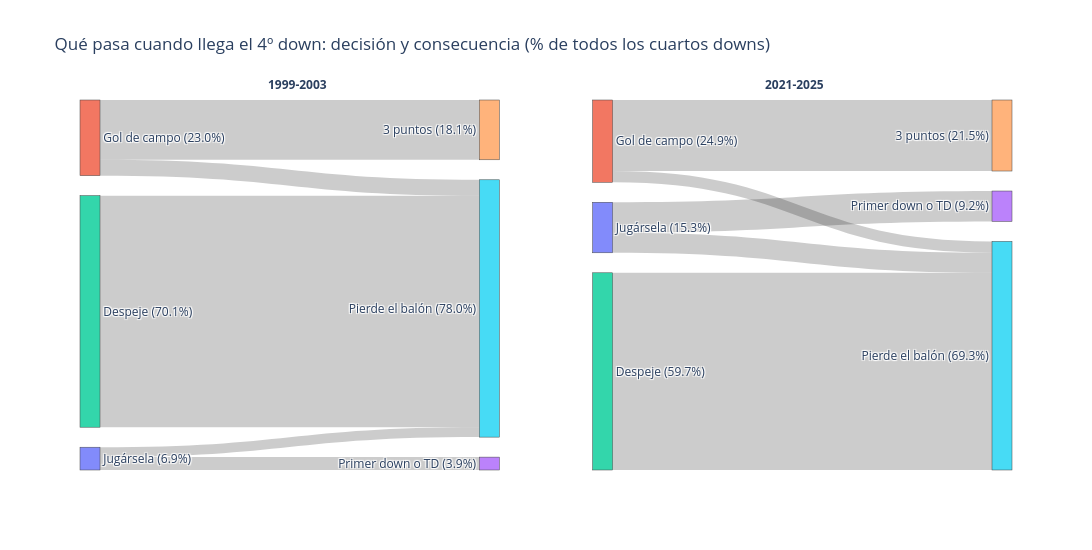

This figure's notebook cell:
### Markdown cell above
## 4. ¿Qué consecuencias tuvo? Qué pasa cuando llega el 4º down

La última pregunta del capítulo es qué cambió en el **resultado** de los cuartos downs. Para responderla se usa un **diagrama de Sankey** (o diagrama de flujo), que muestra cómo se reparten las decisiones y en qué terminan.

**Cómo leer el diagrama:**

- **A la izquierda**, las tres decisiones posibles, con el porcentaje de cuartos downs en que se tomó cada una.
- **A la derecha**, las tres consecuencias posibles:
  - **Primer down o TD:** el equipo se la jugó y lo consiguió, así que conserva el balón (o anota).
  - **3 puntos:** el gol de campo entró.
  - **Pierde el balón:** el despeje (que siempre entrega el balón al rival), el gol de campo fallado o la apuesta fallida.
- **El grosor de cada flujo** es proporcional al porcentaje de cuartos downs que siguen ese camino.

Se comparan las cinco primeras temporadas (1999-2003) con las cinco últimas (2021-2025), con el mismo filtro de partido normal del resto del capítulo. Al pasar el ratón por encima de un flujo se ve su porcentaje exacto.

### Code cell
convertido = (cuarto["fourth_down_converted"] == 1) | ((cuarto["touchdown"] == 1) & (cuarto["td_team"] == cuarto["posteam"]))
cuarto["consecuencia"] = np.select(
    [cuarto["se_la_juega"] & convertido,
     (cuarto["decision"] == "Gol de campo") & (cuarto["field_goal_result"] == "made")],
    ["Primer down o TD", "3 puntos"], default="Pierde el balón")

origenes = ["Jugársela", "Gol de campo", "Despeje"]
destinos = ["Primer down o TD", "3 puntos", "Pierde el balón"]
periodos_sankey = {"1999-2003": (1999, 2003), "2021-2025": (2021, 2025)}

fig = go.Figure()
for i, (nombre, (inicio, fin)) in enumerate(periodos_sankey.items()):
    d = cuarto[cuarto["season"].between(inicio, fin)]
    tabla_flujos = pd.crosstab(d["decision"], d["consecuencia"], normalize="all") * 100
    tabla_flujos = tabla_flujos.reindex(index=origenes, columns=destinos, fill_value=0)

    etiquetas = ([f"{o} ({tabla_flujos.loc[o].sum():.1f}%)" for o in origenes]
                 + [f"{c} ({tabla_flujos[c].sum():.1f}%)" for c in destinos])
    fuente, destino, valor = [], [], []
    for a, o in enumerate(origenes):
        for b, c in enumerate(destinos):
            if tabla_flujos.loc[o, c] > 0:
                fuente.append(a)
                destino.append(len(origenes) + b)
                valor.append(round(tabla_flujos.loc[o, c], 1))

    fig.add_trace(go.Sankey(domain={"x": [0, 0.45]} if i == 0 else {"x": [0.55, 1]},
                            node=dict(label=etiquetas, pad=20),
                            link=dict(source=fuente, target=destino, value=valor)))

fig.update_layout(title="Qué pasa cuando llega el 4º down: decisión y consecuencia (% de todos los cuartos downs)",
                  width=1200, height=550,
                  annotations=[dict(x=0.2, y=1.07, xref="paper", yref="paper", text="<b>1999-2003</b>", showarrow=False),
                               dict(x=0.8, y=1.07, xref="paper", yref="paper", text="<b>2021-2025</b>", showarrow=False)])
fig.show()

### Figure 1 — Plotly figure (JSON) as saved in the notebook; plotly's stock layout.template omitted (floating-point values rounded to 4 significant figures)
{"data": [{"domain": {"x": [0, 0.45]}, "link": {"source": [0, 0, 1, 1, 2], "target": [3, 5, 4, 5, 5], "value": [3.9, 3, 18.1, 4.8, 70.1]}, "node": {"label": ["Jugársela (6.9%)", "Gol de campo (23.0%)", "Despeje (70.1%)", "Primer down o TD (3.9%)", "3 puntos (18.1%)", "Pierde el balón (78.0%)"], "pad": 20}, "type": "sankey"}, {"domain": {"x": [0.55, 1]}, "link": {"source": [0, 0, 1, 1, 2], "target": [3, 5, 4, 5, 5], "value": [9.2, 6.1, 21.5, 3.4, 59.7]}, "node": {"label": ["Jugársela (15.3%)", "Gol de campo (24.9%)", "Despeje (59.7%)", "Primer down o TD (9.2%)", "3 puntos (21.5%)", "Pierde el balón (69.3%)"], "pad": 20}, "type": "sankey"}], "layout": {"annotations": [{"showarrow": false, "text": "<b>1999-2003</b>", "x": 0.2, "xref": "paper", "y": 1.07, "yref": "paper"}, {"showarrow": false, "text": "<b>2021-2025</b>", "x": 0.8, "xref": "paper", "y": 1.07, "yref": "paper"}], "height": 550, "title": {"text": "Qué pasa cuando llega el 4º down: decisión y consecuencia (% de todos los cuartos downs)"}, "width": 1200}}
